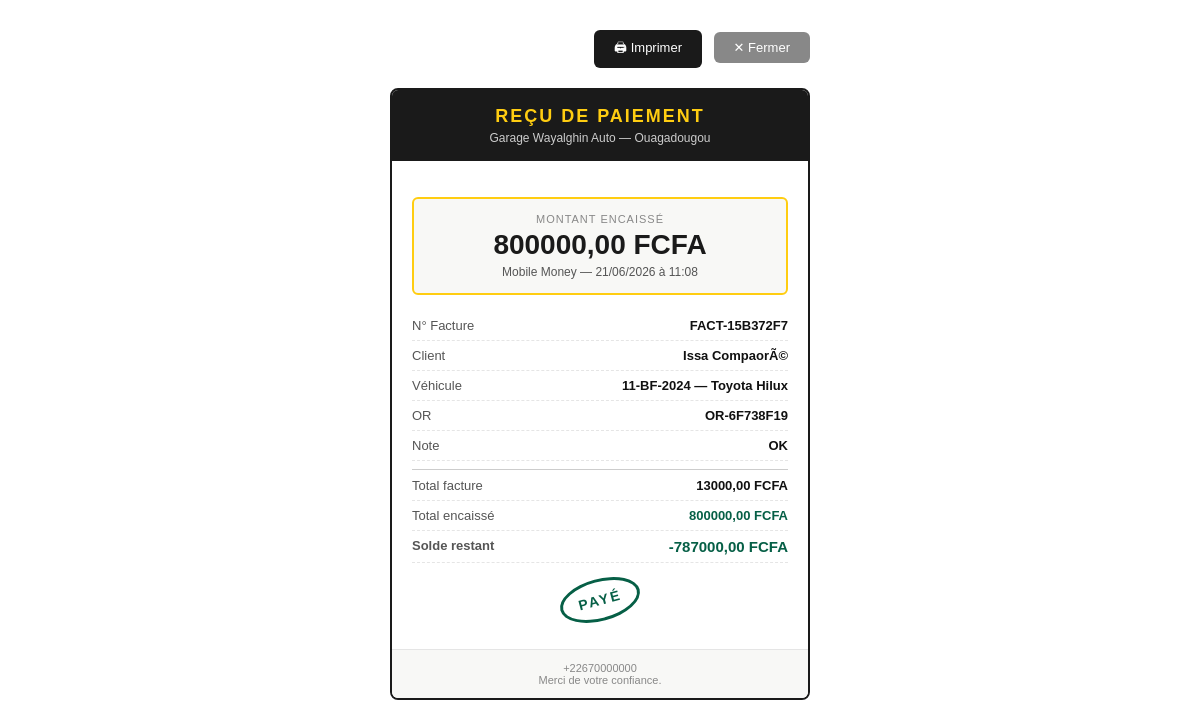
The app's page /caisse/2/recu/1/ (signed in) with its own data.
### tenants/models.py (models this page shows, shortened)
class Garage(TimeStampedModel):
    PLAN_CHOICES = [
        ("starter", "Starter"),
        ("pro", "Pro"),
        ("business", "Business"),
    ]
    name = models.CharField("Nom du garage", max_length=150)
    slug = models.SlugField(max_length=160, unique=True, blank=True)
    city = models.CharField("Ville", max_length=100, blank=True)
    phone = models.CharField("Téléphone", max_length=30, blank=True)
    whatsapp_number = models.CharField("Numéro WhatsApp", max_length=30, blank=True)
    email = models.EmailField(blank=True)
    address = models.CharField(max_length=255, blank=True)
    plan = models.CharField(max_length=20, choices=PLAN_CHOICES, default="starter")
    is_active = models.BooleanField(default=True)
    trial_ends_at = models.DateField(null=True, blank=True)
    logo = models.ImageField(
        "Logo",
        upload_to="garages/logos/",
        null=True,
        blank=True,
        help_text="Logo affiché dans l'interface du garage.",
    )
    faest_supplier_enabled = models.BooleanField(
        "Approvisionnement FAEST activé",
        default=False,
        help_text="Permet à ce garage de commander des pièces directement via FAEST depuis la plateforme.",
    )
    class Meta:
        verbose_name = "Garage"
        verbose_name_plural = "Garages"
        ordering = ["name"]

### invoicing/models.py (models this page shows, shortened)
class Payment(models.Model):
    METHOD_CASH = "cash"
    METHOD_MOBILE_MONEY = "mobile_money"
    METHOD_BANK = "bank_transfer"
    METHOD_CHOICES = [
        (METHOD_CASH, "Espèces"),
        (METHOD_MOBILE_MONEY, "Mobile Money"),
        (METHOD_BANK, "Virement bancaire"),
    ]
    invoice = models.ForeignKey(Invoice, on_delete=models.CASCADE, related_name="payments")
    amount = models.DecimalField(max_digits=12, decimal_places=2)
    method = models.CharField(max_length=20, choices=METHOD_CHOICES, default=METHOD_CASH)
    paid_at = models.DateTimeField(auto_now_add=True)
    note = models.CharField(max_length=150, blank=True)

class Invoice(TenantModel):
    STATUS_UNPAID = "unpaid"
    STATUS_PARTIAL = "partial"
    STATUS_PAID = "paid"
    STATUS_CHOICES = [
        (STATUS_UNPAID, "Non payée"),
        (STATUS_PARTIAL, "Partiellement payée"),
        (STATUS_PAID, "Payée"),
    ]
    reference = models.CharField(max_length=20, unique=True, blank=True)
    repair_order = models.ForeignKey(
        "repair_orders.RepairOrder", on_delete=models.CASCADE, related_name="invoices"
    )
    quote = models.ForeignKey(
        Quote, on_delete=models.SET_NULL, null=True, blank=True, related_name="invoices"
    )
    status = models.CharField(max_length=20, choices=STATUS_CHOICES, default=STATUS_UNPAID)
    issued_at = models.DateField(auto_now_add=True)
    class Meta:
        ordering = ["-created_at"]
    @property
    def total(self):
        ro = self.repair_order
        return ro.total_cost if ro else 0
    @property
    def amount_paid(self):
        return sum(p.amount for p in self.payments.all())
    @property
    def balance_due(self):
        return self.total - self.amount_paid

### repair_orders/models.py (models this page shows, shortened)
class RepairOrder(TenantModel):
    STATUS_RECEIVED = "received"
    STATUS_DIAGNOSIS = "diagnosis"
    STATUS_IN_PROGRESS = "in_progress"
    STATUS_READY = "ready"
    STATUS_DELIVERED = "delivered"
    STATUS_CANCELLED = "cancelled"
    STATUS_CHOICES = [
        (STATUS_RECEIVED, "Reçu"),
        (STATUS_DIAGNOSIS, "Diagnostic"),
        (STATUS_IN_PROGRESS, "En cours"),
        (STATUS_READY, "Prêt"),
        (STATUS_DELIVERED, "Livré"),
        (STATUS_CANCELLED, "Annulé"),
    ]
    reference = models.CharField(max_length=20, unique=True, blank=True)
    vehicle = models.ForeignKey(
        "clients.Vehicle", on_delete=models.CASCADE, related_name="repair_orders"
    )
    client = models.ForeignKey(
        "clients.Client", on_delete=models.CASCADE, related_name="repair_orders"
    )
    assigned_mechanic = models.ForeignKey(
        settings.AUTH_USER_MODEL,
        on_delete=models.SET_NULL,
        null=True,
        blank=True,
        related_name="repair_orders",
    )
    status = models.CharField(max_length=20, choices=STATUS_CHOICES, default=STATUS_RECEIVED)
    mileage_at_reception = models.PositiveIntegerField(default=0)
    client_complaint = models.TextField("Motif / plainte client", blank=True)
    diagnosis_notes = models.TextField("Notes de diagnostic", blank=True)
    received_at = models.DateTimeField(auto_now_add=True)
    expected_at = models.DateTimeField(null=True, blank=True)
    delivered_at = models.DateTimeField(null=True, blank=True)
    class Meta:
        ordering = ["-received_at"]
    @property
    def total_labor(self):
        return sum(task.cost for task in self.tasks.all())
    @property
    def total_parts(self):
        return sum(p.quantity * p.unit_price for p in self.parts_used.all())
    @property
    def total_cost(self):
        return self.total_labor + self.total_parts

class RepairOrderTask(models.Model):
    repair_order = models.ForeignKey(RepairOrder, on_delete=models.CASCADE, related_name="tasks")
    description = models.CharField(max_length=200)
    mechanic = models.ForeignKey(
        settings.AUTH_USER_MODEL, on_delete=models.SET_NULL, null=True, blank=True
    )
    cost = models.DecimalField("Coût main d'œuvre (FCFA)", max_digits=12, decimal_places=2, default=0)
    is_done = models.BooleanField(default=False)

class RepairOrderPart(models.Model):
    repair_order = models.ForeignKey(
        RepairOrder, on_delete=models.CASCADE, related_name="parts_used"
    )
    part = models.ForeignKey("inventory.Part", on_delete=models.PROTECT, related_name="usages")
    quantity = models.PositiveIntegerField(default=1)
    unit_price = models.DecimalField(max_digits=12, decimal_places=2)

### clients/models.py (models this page shows, shortened)
class Client(TenantModel):
    TYPE_INDIVIDUAL = "individual"
    TYPE_COMPANY = "company"
    TYPE_CHOICES = [
        (TYPE_INDIVIDUAL, "Particulier"),
        (TYPE_COMPANY, "Entreprise"),
    ]
    client_type = models.CharField(max_length=20, choices=TYPE_CHOICES, default=TYPE_INDIVIDUAL)
    full_name = models.CharField("Nom / Raison sociale", max_length=150)
    phone = models.CharField(max_length=30)
    whatsapp_number = models.CharField(max_length=30, blank=True)
    email = models.EmailField(blank=True)
    address = models.CharField(max_length=255, blank=True)
    notes = models.TextField(blank=True)
    class Meta:
        ordering = ["full_name"]

class Vehicle(TenantModel):
    FUEL_CHOICES = [
        ("petrol", "Essence"),
        ("diesel", "Diesel"),
        ("hybrid", "Hybride"),
        ("electric", "Électrique"),
    ]
    client = models.ForeignKey(Client, on_delete=models.CASCADE, related_name="vehicles")
    plate_number = models.CharField("Immatriculation", max_length=30)
    make = models.CharField("Marque", max_length=60)
    model = models.CharField("Modèle", max_length=60)
    year = models.PositiveIntegerField(null=True, blank=True)
    fuel_type = models.CharField(max_length=20, choices=FUEL_CHOICES, default="petrol")
    vin = models.CharField("Numéro de châssis (VIN)", max_length=50, blank=True)
    mileage = models.PositiveIntegerField("Kilométrage actuel", default=0)
    color = models.CharField(max_length=40, blank=True)
    notes = models.TextField(blank=True)
    class Meta:
        ordering = ["plate_number"]
        constraints = [
            models.UniqueConstraint(
                fields=["garage", "plate_number"],
                name="unique_plate_per_garage",
            )
        ]

### invoicing/views.py (the view)
# urls.py: path('<int:pk>/recu/<int:payment_pk>/', views.PaymentReceiptView.as_view(), name='payment_receipt'),
class PaymentReceiptView(GarageRequiredMixin, TemplateView):
    template_name = 'invoicing/payment_receipt.html'
    def get_context_data(self, **kwargs):
        ctx = super().get_context_data(**kwargs)
        invoice = get_object_or_404(Invoice.objects.for_garage(self.garage), pk=self.kwargs['pk'])
        payment = get_object_or_404(Payment, pk=self.kwargs['payment_pk'], invoice=invoice)
        ctx['invoice'] = invoice
        ctx['payment'] = payment
        ctx['order'] = invoice.repair_order
        ctx['garage'] = self.garage
        return ctx

### core/models.py (called while the page is built)
    def for_garage(self, garage):
        return self.filter(garage=garage)

    def get_queryset(self):
        return TenantQuerySet(self.model, using=self._db)

    def for_garage(self, garage):
        return self.get_queryset().for_garage(garage)

### core/views.py (called while the page is built)
    def dispatch(self, request, *args, **kwargs):
        if not request.user.is_authenticated:
            return self.handle_no_permission()
        if getattr(request.user, 'garage', None) is None:
            return redirect('dashboard_home')
        return super().dispatch(request, *args, **kwargs)

    @property
    def garage(self):
        return self.request.user.garage

### invoicing/templates/invoicing/payment_receipt.html (shortened to what this page needs)
<!DOCTYPE html>
<html lang="fr">
<head>
</head>
<body>
<div class="no-print">
  <button onclick="window.print()">🖨 Imprimer</button>
  <button class="close" onclick="window.close()">✕ Fermer</button>
</div>
<div class="receipt-box">
  <div class="receipt-header">
    <h1>REÇU DE PAIEMENT</h1>
    <div class="garage">{{ garage.name }}{% if garage.city %} — {{ garage.city }}{% endif %}</div>
  </div>
  <div class="receipt-body">
    <div class="amount-box">
      <div class="amount-label">Montant encaissé</div>
      <div class="amount">{{ payment.amount }} FCFA</div>
      <div class="method">{{ payment.get_method_display }} — {{ payment.paid_at|date:"d/m/Y à H:i" }}</div>
    </div>
    <div class="row"><span class="label">N° Facture</span><span class="value">{{ invoice.reference }}</span></div>
    <div class="row"><span class="label">Client</span><span class="value">{{ order.client.full_name }}</span></div>
    <div class="row"><span class="label">Véhicule</span><span class="value">{{ order.vehicle.plate_number }} — {{ order.vehicle.make }} {{ order.vehicle.model }}</span></div>
    <div class="row"><span class="label">OR</span><span class="value">{{ order.reference }}</span></div>
    {% if payment.note %}
    <div class="row"><span class="label">Note</span><span class="value">{{ payment.note }}</span></div>
    {% endif %}
    <div class="row" style="margin-top:8px; border-top:1px solid #CCC; padding-top:8px;">
      <span class="label">Total facture</span><span class="value">{{ invoice.total }} FCFA</span>
    </div>
    <div class="row"><span class="label">Total encaissé</span><span class="value" style="color:#065F46;">{{ invoice.amount_paid }} FCFA</span></div>
    <div class="row"><span class="label" style="font-weight:700;">Solde restant</span>
      <span class="value" style="color:{% if invoice.balance_due <= 0 %}#065F46{% else %}#991B1B{% endif %}; font-size:15px;">{{ invoice.balance_due }} FCFA</span>
    </div>
    {% if invoice.balance_due <= 0 %}
    <div class="stamp"><span>PAYÉ</span></div>
    {% else %}
    <div class="solde-info">Solde restant à régler : <strong>{{ invoice.balance_due }} FCFA</strong></div>
    {% endif %}
  </div>
  <div class="receipt-footer">
    {{ garage.phone }}{% if garage.email %} — {{ garage.email }}{% endif %}<br>
    Merci de votre confiance.
  </div>
</div>
</body>
</html>

### records on screen
Garage: name "Garage Wayalghin Auto", city "Ouagadougou", phone "+22670000000"
Payment: amount "800000,00", method "Mobile Money", paid_at "21/06/2026 à 11:08", note "OK"
Invoice: reference "FACT-15B372F7", total "13000,00", amount_paid "800000,00", balance_due "-787000,00"
RepairOrder: client.full_name "Issa CompaorÃ©", vehicle.plate_number "11-BF-2024", vehicle.make "Toyota", vehicle.model "Hilux", reference "OR-6F738F19"
